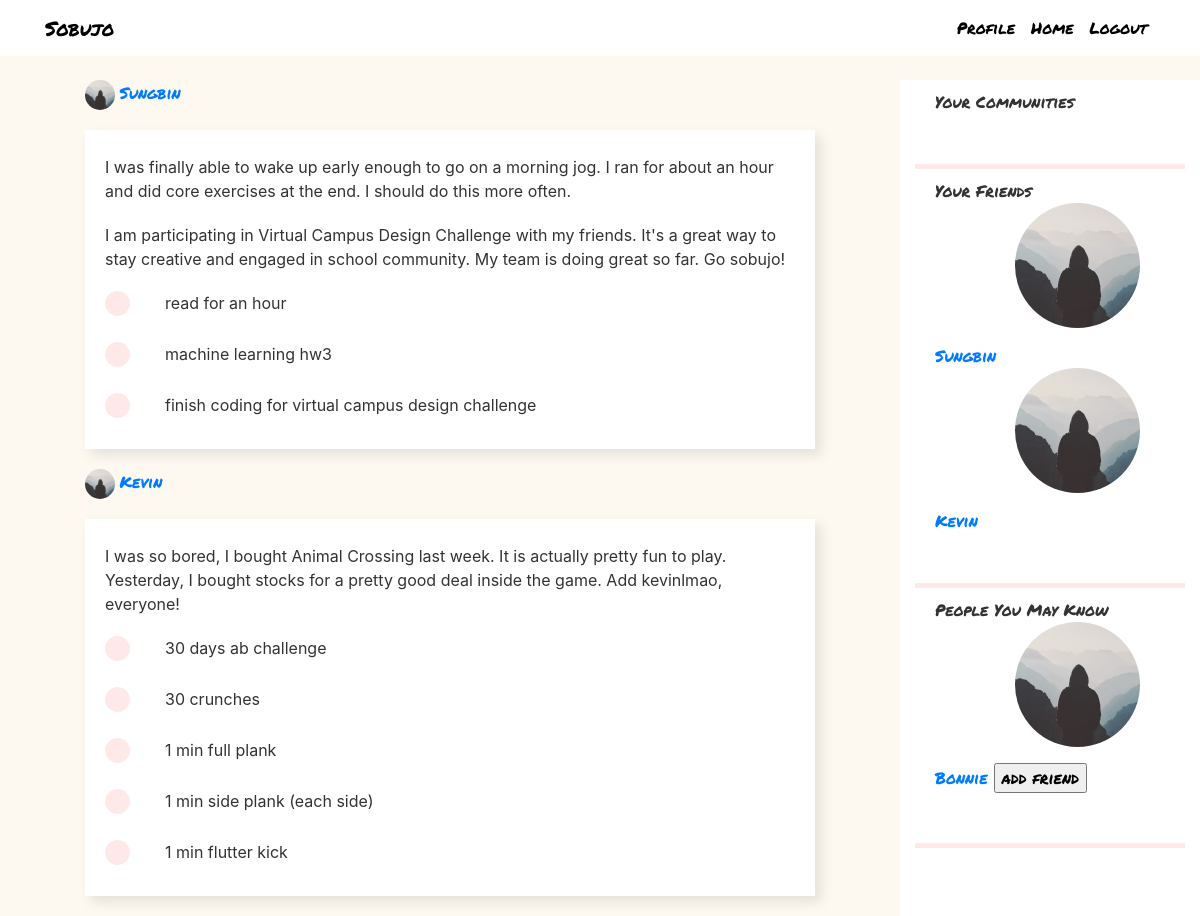
/home (signed in), run on the app's committed database.
### flaskblog/models.py (models this page shows, shortened)
class User(db.Model, UserMixin):
    id = db.Column(db.Integer, primary_key=True)
    username = db.Column(db.String(20), unique=True, nullable=False)
    email = db.Column(db.String(120), unique=True, nullable=False)
    image_file = db.Column(db.String(20), nullable=False, default='default.jpg')
    password = db.Column(db.String(60), nullable=False)
    pages = db.relationship("Page", backref="user")
    friends = db.relationship("User", secondary=friendship,
                           primaryjoin=id==friendship.c.friend_a_id,
                           secondaryjoin=id==friendship.c.friend_b_id)
    community = db.relationship("Community", secondary=membership, backref="members")
    comments = db.relationship("Comment", backref="author") # received

class Entry(db.Model):
    id = db.Column(db.Integer, primary_key=True)
    page_id = db.Column(db.Integer, db.ForeignKey('page.id'), nullable=False)
    text = db.Column(db.String(500), nullable=False)
    comments = db.relationship("Comment", backref="entry")

class Goal(db.Model):
    id = db.Column(db.Integer, primary_key=True)
    page_id = db.Column(db.Integer, db.ForeignKey('page.id'), nullable=False)
    text = db.Column(db.String(500), nullable=False)
    comments = db.relationship("Comment", backref="goal")

### flaskblog/routes.py (the view)
@app.route("/home", methods=['GET', 'POST'])
@login_required
def home():
    users = User.query.all()
    users = [user for user in users if user.id != current_user.id and user not in current_user.friends]
    entries = defaultdict(list)
    goals = defaultdict(list)
    for friend in current_user.friends:
        for page in friend.pages:
            entries[friend].extend(Entry.query.filter_by(page_id=page.id).all())
            goals[friend].extend(Goal.query.filter_by(page_id=page.id).all())
    return render_template('home.html', entries=entries, goals=goals, users=users)

### flaskblog/models.py (called while the page is built)
@login_manager.user_loader
def load_user(user_id):
    return User.query.get(int(user_id))

### flaskblog/templates/home.html
{% extends "layout.html" %}
{% block content %}
<div class="container-feed">
    {% for author in entries %}
        <img class="rounded-circle feed-img" src="{{ url_for('static', filename='profile_pics/' + author.image_file) }}">
        <span class="feed-style"> <a href="{{ url_for('spectate', user_id=author.id) }}"> {{ author.username }} </a> </span>
        <div class="entry-style">
            {% for entry in entries[author] %}
              <div class="individual-goal">{{ entry.text }} </div>
            {%  endfor %}
            {% for goal in goals[author] %}
              <div class="row individual-goal">
                <div class="col-md-1">
                    <div class="dot"></div>
                </div>
                <div class="col-md-11">
                    <div> {{ goal.text }} </div>
                </div>
            </div>
            {%  endfor %}
        </div>
    {% endfor %}
</div>
{% endblock content %}

### flaskblog/templates/layout.html (shortened to what this page needs)
<!DOCTYPE html>
<html>
<head>
    <link rel="stylesheet" href="https://maxcdn.bootstrapcdn.com/bootstrap/4.0.0/css/bootstrap.min.css">
    <link rel="stylesheet" type="text/css" href="{{ url_for('static', filename='main.css') }}">
</head>
<body>
    <header class="site-header">
      <nav class="navbar navbar-expand-md navbar-dark bg-steel fixed-top">
        <div class="container">
          <a class="title-style mr-4" href="/">Sobujo</a>
          <div class="collapse navbar-collapse" id="navbarToggle">
            <div class="navbar-nav">
              {% if current_user.is_authenticated %}
                <a class="nav-item nav-link" href="{{ url_for('journal') }}">Profile</a>
                <a class="nav-item nav-link" href="{{ url_for('home') }}">Home</a>
                <a class="nav-item nav-link" href="{{ url_for('logout') }}">Logout</a>
              {% else %}
                <a class="nav-item nav-link" href="{{ url_for('login') }}">Login</a>
                <a class="nav-item nav-link" href="{{ url_for('register') }}">Register</a>
              {% endif %}
            </div>
          </div>
        </div>
      </nav>
    </header>
    <main role="main" class="container-fluid">
      <div class="row">
        <div class="col-md-9">
          {% block content %}{% endblock %}
        </div>
        {% if current_user.is_authenticated %}
          <div class="col-md-3 bg-steel">
            <div class="sidebar-section">
              Your Communities
            </div>
            <div class="pink-divider"></div>
            <div class="sidebar-section">
              Your Friends
              {% for friend in current_user.friends %}
                <img class="rounded-circle account-img" src="/static/profile_pics/{{ current_user.image_file }}">
                <a href="{{ url_for('spectate', user_id=friend.id) }}"> {{ friend.username }} </a>
                {% endfor %}
            </div>
            <div class="pink-divider"></div>
            <div class="sidebar-section">
              People You May Know
              {% for user in users %}
                <img class="rounded-circle account-img" src="/static/profile_pics/{{ user.image_file }}">
                <a href="{{ url_for('spectate', user_id=user.id) }}"> {{ user.username }} </a>
                <input type="button" value="add friend" onclick="addFriend({{user.id}})">
                {% endfor %}
            </div>
            <div class="pink-divider"></div>
          </div>
        {% endif %}
      </div>
    </main>
</body>
</html>

### flaskblog/static/main.css (style rules this page uses)
body { background-color: #FEF9F0; color: #333333; margin-top: 5rem; }
.bg-steel { background-color: #ffffff; }
.title-style { color: black; font-size: 20px; font-family: "Permanent Marker"; }
.site-header .navbar-nav .nav-link { color: black; font-family: "Permanent Marker"; }
.sidebar-section { background: #ffffff; padding: 10px 20px; font-family: "Permanent Marker"; padding-bottom: 50px; }
.account-img { height: 125px; width: 125px; margin-bottom: 16px; margin-right: 80px; margin-left: 80px; }
.pink-divider { background-color: #FFE8E8; height: 5px; width: 100%; }
.dot { height: 25px; width: 25px; background-color: #FFE8E8; border-radius: 50%; display: inline-block; }
.entry-style { margin-top: 20px; background: #ffffff; padding: 15px 20px; box-shadow: 6px 6px 12px rgba(0, 0, 0, 0.1); margin-bottom: 20px; }
.individual-goal { padding-top: 10px; padding-bottom: 10px; }
.container-feed { padding-left: 70px; padding-right: 70px; }
.feed-style { font-family: Permanent Marker; font-size: 16px; line-height: 16px; }
.feed-img { height: 30px; width: 30px; }

### data on the page
User: image_file (placeholder picture), username "Sungbin"
Entry: text "I was finally able to wake up early enough to go on a morning jog. I ran for about an hour and did core exercises at the end. I should do this more often."
Entry: text "I am participating in Virtual Campus Design Challenge with my friends. It's a great way to stay creative and engaged in school community. My team is doing great so far. Go sobujo!"
Goal: text "read for an hour"
Goal: text "machine learning hw3"
Goal: text "finish coding for virtual campus design challenge"
User: image_file (placeholder picture), username "Kevin"
Entry: text "I was so bored, I bought Animal Crossing last week. It is actually pretty fun to play. Yesterday, I bought stocks for a pretty good deal inside the game. Add kevinlmao, everyone!"
Goal: text "30 days ab challenge"
Goal: text "30 crunches"
Goal: text "1 min full plank"
Goal: text "1 min side plank (each side)"
Goal: text "1 min flutter kick"
User: image_file (placeholder picture), username "Bonnie"
